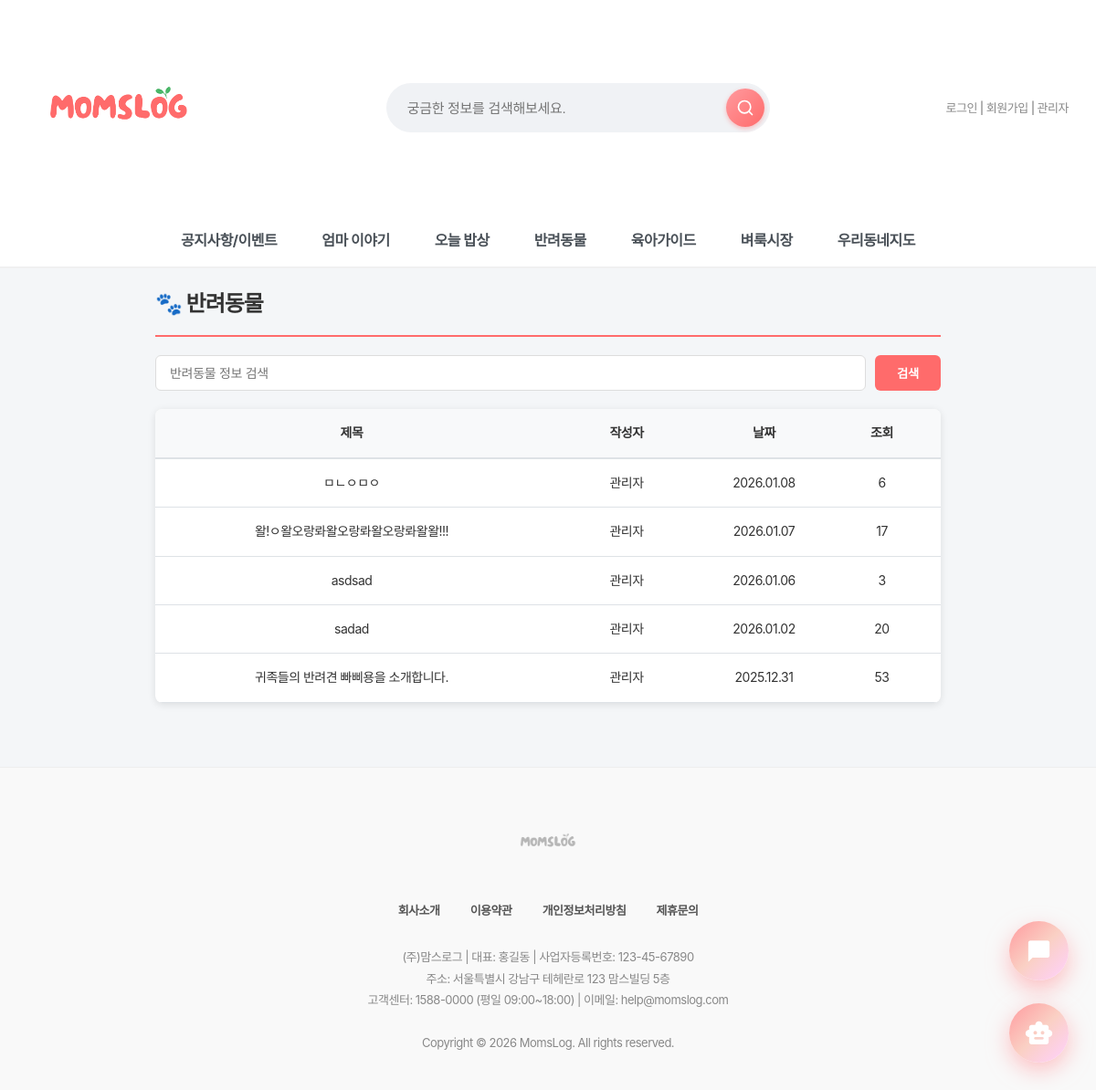
/board/pet/, run on the app's committed database.
### board/models.py (models this page shows, shortened)
class PetPost(models.Model):
    title = models.CharField(max_length=200, verbose_name="제목")
    content = models.TextField(verbose_name="내용")
    author = models.ForeignKey(
        settings.AUTH_USER_MODEL,
        on_delete=models.SET_NULL,
        null=True,
        blank=True,
        verbose_name="작성자"
    )
    views = models.IntegerField(default=0, verbose_name="조회수")
    created_at = models.DateTimeField(auto_now_add=True, verbose_name="작성일")
    updated_at = models.DateTimeField(auto_now=True, verbose_name="수정일")
    class Meta:
        verbose_name = '반려동물 게시판'
        verbose_name_plural = '반려동물 게시판'
        ordering = ['-created_at']

### accounts/models.py (models this page shows, shortened)
class User(AbstractUser):
    real_name = models.CharField("이름", max_length=30)
    nickname = models.CharField("닉네임", max_length=30, unique=True)
    jumin = models.CharField("주민번호", max_length=20)  # 000000-0000000
    phone = models.CharField("휴대폰 번호", max_length=20)
    email = models.EmailField("이메일", max_length=254)
    address = models.CharField("주소", max_length=200, blank=True, null=True)
    address_detail = models.CharField("상세주소", max_length=200, blank=True, null=True)
    point = models.PositiveIntegerField("포인트", default=0)
    grade = models.CharField("회원 등급", max_length=10, choices=GRADE_CHOICES, default="start")
    GENDER_CHOICES = [
        ('M', '남자'),
        ('F', '여자'),
    ]
    gender = models.CharField("성별", max_length=1, choices=GENDER_CHOICES, default='F')
    has_children = models.BooleanField("자녀 유무", default=False)
    CHILD_STAGE_CHOICES = [
        ("kindergarten", "유치원"),
        ("elementary", "초등학생"),
        ("middle", "중학생"),
        ("high", "고등학생"),
        ("adult", "성인"),
        ("other", "기타"),
    ]
    children_stages = models.JSONField("자녀 학령(복수)", default=list, blank=True)
    terms_agreed = models.BooleanField("약관 동의", default=False)

### board/views.py (the view)
# urls.py: path('pet/', views.pet_list, name='pet_list'),
def pet_list(request):
    from django.db.models import Q
    search_query = request.GET.get('search', '')
    posts = PetPost.objects.all().order_by('-created_at')
    if search_query:
        posts = posts.filter(
            Q(title__icontains=search_query) | Q(content__icontains=search_query)
        )
    paginator = Paginator(posts, 10)
    page_number = request.GET.get('page')
    posts = paginator.get_page(page_number)
    return render(request, 'board/pet_list.html', {
        'posts': posts,
        'search_query': search_query,
    })

### quests/context_processors.py (called while the page is built, shortened)
def today_quest(request):
    if not request.user.is_authenticated:
        return {
            "today_quest": None,
            "grade_progress": None,
        }

### board/templates/board/pet_list.html (shortened to what this page needs)
{% extends 'base.html' %}
{% block content %}
<div class="pet-container">
    <div class="pet-header">
        <h2>🐾 반려동물</h2>
    </div>
    <div class="search-box">
        <form method="get">
            <input type="text" name="search" placeholder="반려동물 정보 검색" value="{{ search_query|default:'' }}">
            <button type="submit">검색</button>
        </form>
    </div>
    {% if posts %}
    <table class="pet-table">
        <thead>
            <tr>
                <th style="width: 50%;">제목</th>
                <th style="width: 20%;">작성자</th>
                <th style="width: 15%;">날짜</th>
                <th style="width: 15%;">조회</th>
            </tr>
        </thead>
        <tbody>
            {% for post in posts %}
            <tr>
                <td class="pet-title" data-label="제목">
                    <a href="{% url 'board:pet_detail' post.id %}">{{ post.title }}</a>
                </td>
                <td data-label="작성자">
                    {% if post.author %}
                        {{ post.author.nickname|default:post.author.username }}
                    {% else %}
                        탈퇴한 사용자
                    {% endif %}
                </td>
                <td data-label="날짜">{{ post.created_at|date:"Y.m.d" }}</td>
                <td data-label="조회">{{ post.views }}</td>
            </tr>
            {% endfor %}
        </tbody>
    </table>
    {% else %}
    <div class="no-results">
        <p>아직 등록된 반려동물 글이 없습니다 🐶🐱</p>
    </div>
    {% endif %}
</div>
{% endblock %}

### static/css/style.css (style rules this page uses)
body { font-family: "Pretendard Variable", "Pretendard", -apple-system, BlinkMacSystemFont, system-ui, Roboto, "Helvetica Neue", "Segoe UI", "Apple SD Gothic Neo", "Noto Sans KR", "Malgun Gothic", "Apple Color Emoji", "Segoe UI Emoji", "Segoe UI Symbol", sans-serif; margin: 0; padding: 0; background-color: #f4f6f8; color: #333; line-height: 1.6; letter-spacing: -0.5px; -webkit-font-smoothing: antialiased; -moz-osx-font-smoothing: grayscale; }
h1, h2, h3, h4, h5, h6 { font-weight: 700; letter-spacing: -1px; margin-top: 0; }
button, input, select, textarea { font-family: "Pretendard Variable", "Pretendard", sans-serif; letter-spacing: -0.3px; }
a { text-decoration: none; color: inherit; transition: all 0.3s ease; }
button { font-family: 'Pretendard', sans-serif; }

### static/css/mobile.css (style rules this page uses)
* { box-sizing: border-box; }

### static/css/darkmode.css (style rules this page uses)
body, header, .main-nav, .card, input, textarea, select, button, table { transition: background-color 0.3s ease, color 0.3s ease, border-color 0.3s ease; }

### static/css/premium-finish.css (style rules this page uses)
* { --transition-fast: 0.2s; --transition-normal: 0.3s; --transition-slow: 0.5s; --ease-spring: cubic-bezier(0.23, 1, 0.320, 1); --ease-smooth: cubic-bezier(0.25, 0.46, 0.45, 0.94); }

### static/css/chatbot.css (style rules this page uses)
:root { --primary-gradient: linear-gradient(135deg, #FF9A9E 0%, #FAD0C4 50%, #FFD1FF 100%); --glass-bg: rgba(255, 255, 255, 0.85); --glass-border: 1px solid rgba(255, 255, 255, 0.5); --shadow-xl: 0 20px 40px rgba(0, 0, 0, 0.1), 0 10px 20px rgba(0, 0, 0, 0.05); --text-dark: #2d3436; }
body { font-family: 'Pretendard', sans-serif; }

### main/templates/base.html (style rules this page uses)
* { font-family: "Pretendard", -apple-system, BlinkMacSystemFont, system-ui, Roboto, "Helvetica Neue", "Segoe UI", "Apple SD Gothic Neo", "Noto Sans KR", "Malgun Gothic", "Apple Color Emoji", "Segoe UI Emoji", "Segoe UI Symbol", sans-serif; }

### board/templates/board/pet_list.html (style rules this page uses)
.pet-container { max-width: 900px; margin: 0 auto; padding: 20px; }
.pet-header { display: flex; justify-content: space-between; align-items: center; margin-bottom: 20px; padding-bottom: 15px; border-bottom: 2px solid #ff6b6b; flex-wrap: wrap; gap: 10px; }
.pet-header h2 { margin: 0; font-size: 24px; font-weight: 700; color: #333; }
.search-box { width: 100%; margin-bottom: 20px; }
.search-box form { display: flex; gap: 10px; }
.search-box input { flex: 1; padding: 10px 15px; border: 1px solid #ddd; border-radius: 6px; font-size: 14px; }
.search-box button { padding: 10px 24px; background: #ff6b6b; color: white; border: none; border-radius: 6px; font-weight: 600; cursor: pointer; transition: .2s; }
.pet-table { width: 100%; border-collapse: collapse; background: white; border-radius: 8px; overflow: hidden; box-shadow: 0 2px 8px rgba(0,0,0,0.1); }
.pet-table thead { background: #f8f9fa; }
.pet-table th { padding: 15px; text-align: center; font-weight: bold; border-bottom: 2px solid #dee2e6; font-size: 14px; }
.pet-table td { padding: 15px; border-bottom: 1px solid #dee2e6; text-align: center; font-size: 14px; }
.pet-title { text-align: left; }
.pet-title a { color: #333; text-decoration: none; }

### data on the page
PetPost: title "ㅁㄴㅇㅁㅇ", author.nickname "관리자", created_at "2026.01.08", views "6"
PetPost: title "왈!ㅇ왈오랑롸왈오랑롸왈오랑롸왈왈!!!", author.nickname "관리자", created_at "2026.01.07", views "17"
PetPost: title "asdsad", author.nickname "관리자", created_at "2026.01.06", views "3"
PetPost: title "sadad", author.nickname "관리자", created_at "2026.01.02", views "20"
PetPost: title "귀족들의 반려견 빠삐용을 소개합니다.", author.nickname "관리자", created_at "2025.12.31", views "53"
